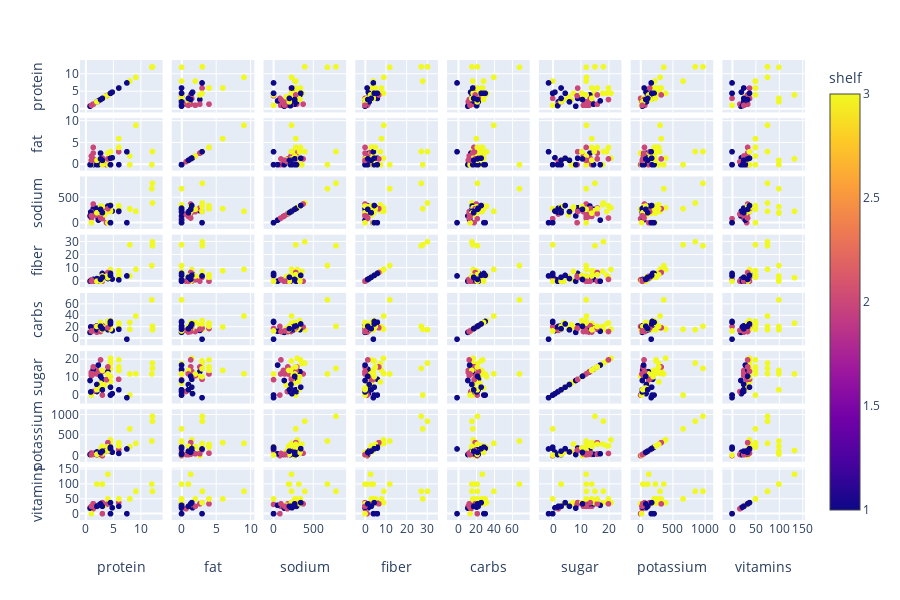

Notebook code for this chart:
### Code cell
fig = px.scatter_matrix(rcereal, dimensions=['protein', 'fat','sodium', 'fiber', 'carbs', 'sugar', 'potassium','vitamins'], color = 'shelf')
fig.show()
